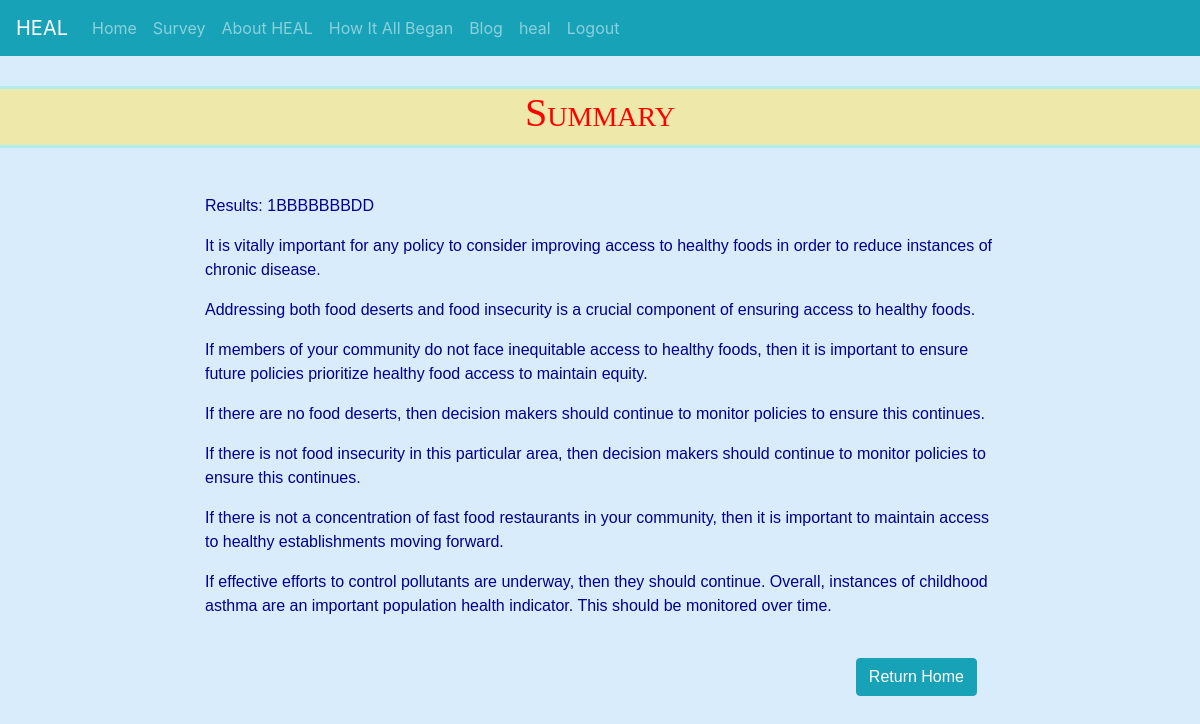
The app's page /results1/ (signed in) with its own data.
### HEALSurvey/models.py (models this page shows, shortened)
class SummaryStatement(models.Model):
    question = models.ForeignKey(Question, on_delete=models.CASCADE)
    summary_text_a = models.CharField(max_length=500, blank=True)
    summary_text_b = models.CharField(max_length=500, blank=True)

### HEALSurvey/views.py (the view, shortened to what this page needs)
# urls.py: path('results<int:xid>/', views.results, name="results"),
def results(request, xid):
    response_list = []  # creates a list for storing summary statements
    if request.user.is_authenticated:  # checks if user is logged in or not
        upchoice = UserChoices.objects.get(username=request.user, u_id=xid).u_choice  # Gets choices for current user
        x = 1  # sets iterable variable x to 1
        if upchoice[0] == '1':  # check if user choices are on path 1
            q_id = 101  # sets temporary question id to 1
            while q_id < 199:  # until end of path 1 questions
                question = Question.objects.get(id=q_id)  # gets question at current id
                if upchoice[x] == 'A':  # if negative choice
                    if question.summarystatement_set.exists():  # checks if there is a summary statement
                        response_list.append(question.summarystatement_set.get().summary_text_a)  # appends to array
                    q_id = question.NextIDA  # goes to next question
                else:
                    if question.summarystatement_set.exists():  # checks if there is a summary statement
                        response_list.append(question.summarystatement_set.get().summary_text_b)  # appends to array
                    q_id = question.NextIDB  # goes to next question
                x = x + 1  # add 1 to x
        upchoice = upchoice + 'D'  # Adds a D to user choices to signify that choices are complete
        UserChoices.objects.filter(username=request.user, u_id=xid).update(u_choice=upchoice)  # updates upchoice
    else:  #If user is not logged in
        upchoice = 'x'  # sets user choice string to arbitrary x
        response_list.append("Thank you for taking the survey")  # simply thanks user for taking survey
    return render(request, 'Results.html', {'response_list': response_list, 'upchoice': upchoice})

### templates/Results.html
{% extends 'Base.html' %}
{% load crispy_forms_tags %}
{% load static %}
{% block body %}
    <div class="row justify-content-center">
        <div class="col-12" id="summary"><h1> Summary</h1></div>
    </div>
    <div class="row justify-content-center">
        <div class="col-8"><p class="lead ml-5">
        <p>Results: {{ upchoice }}</p>
            {% for element in response_list %}
                <p>{{ element }}</p>
            {% endfor %}
        </div>
    </div>
    <div class="col-10"><p class="lead ml-5">
        <a id="report" class="btn btn-info mr-2 mt-2" href="{% url 'home' %}" role="button">Return Home</a>
    </div >
{% endblock %}

### templates/Base.html (shortened to what this page needs)
{% load static %}
<!DOCTYPE html>
<html lang="en">
<head>
    <link rel="stylesheet" href="https://stackpath.bootstrapcdn.com/bootstrap/4.5.0/css/bootstrap.min.css">
    <link rel="stylesheet" href="{% static 'css/styles.css' %}">
</head>
<body>
<div>
    <nav class="navbar navbar-expand-lg navbar-dark bg-info">
        <a class="navbar-brand">HEAL</a>
        <div class="collapse navbar-collapse" id="navbarTogglerDemo02">
            <ul class="navbar-nav mr-auto mt-2 mt-lg-0">
                <li class="nav-item">
                    <a class="nav-link" href={% url 'home' %}>Home</a>
                </li>
                <li class="nav-item">
                    <a class="nav-link" href="{% url 'topic' %}">Survey</a>
                </li>
                <li class="nav-item">
                    <a class="nav-link" href="{% url 'info' %}">About HEAL</a>
                </li>
                <li class="nav-item">
                    <a class="nav-link" href="{% url 'team' %}">How It All Began</a>
                </li>
                <li class="nav-item">
                    <a class="nav-link" href="{% url 'blog' %}">Blog</a>
                </li>
                {% if user.is_authenticated %}
                    <li class="nav-item">
                        <a class="nav-link" href="{% url 'account_page' %}">{{user.username}}</a>
                    </li>
                    <li class="nav-item">
                        <a class="nav-link" href="{% url 'logout' %}">Logout</a>
                    </li>
                {% endif %}
            </ul>
        </div>
    </nav>
</div>
<div>
    {% block body %}
    {% endblock %}
</div>
</body>
</html>

### static/css/styles.css (style rules this page uses)
p { color:darkblue; font-family: Arial, Helvetica, sans-serif; }
body { background-color: #D9ECFC; justify-content: center; }
h1, h2, h3 { font-family: American Typewriter, serif; font-variant: small-caps; }
#summary { text-align: center; border: 3px solid paleturquoise; margin: 30px 350px; background: palegoldenrod; color: red; }
.btn { float: right; font-family: Arial, Helvetica, sans-serif; }

### records on screen
SummaryStatement: response_list "It is vitally important for any policy to consider improving access to healthy foods in order to reduce instances of chronic disease."
SummaryStatement: response_list "Addressing both food deserts and food insecurity is a crucial component of ensuring access to healthy foods."
SummaryStatement: response_list "If members of your community do not face inequitable access to healthy foods, then it is important to ensure future policies prioritize healthy food access to maintain equity."
SummaryStatement: response_list "If there are no food deserts, then decision makers should continue to monitor policies to ensure this continues."
SummaryStatement: response_list "If there is not food insecurity in this particular area, then decision makers should continue to monitor policies to ensure this continues."
SummaryStatement: response_list "If there is not a concentration of fast food restaurants in your community, then it is important to maintain access to healthy establishments moving forward."
SummaryStatement: response_list "If effective efforts to control pollutants are underway, then they should continue. Overall, instances of childhood asthma are an important population health indicator. This should be monitored over time."

### other values on screen
{{ user.username }} "heal"
{{ upchoice }} "1BBBBBBBDD"
